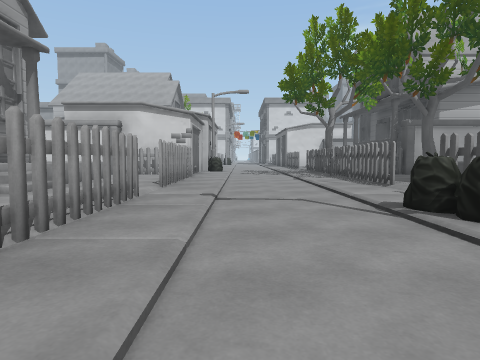
view 1 (above)

12 first-person views from a walk through a scene from a Unity 3-D project. The camera is 1.2 m above the floor, tilts 4° down and sees 75° across. The floor is counted in squares, 2 m on a side. Each view is taken from the middle of a square. On the plan, view 1 faces up. The plan holds only what a view shows up to about 9 squares ahead; the rest is blank. The place goes on beyond the plan. Some animated figures are not drawn.

view 2
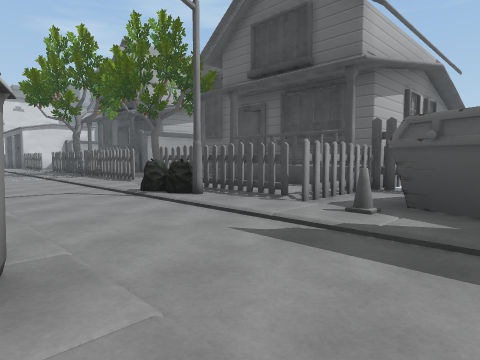

view 3
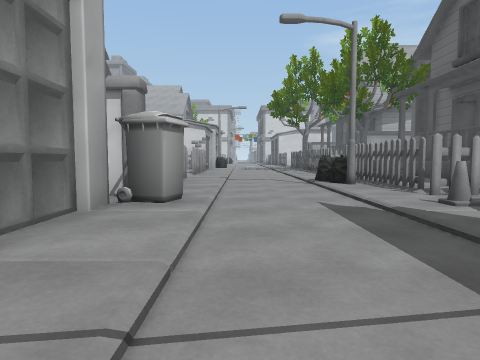

view 4
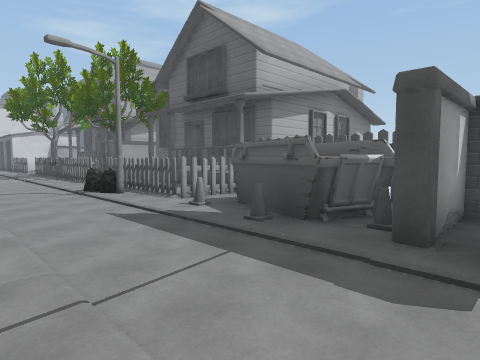

view 5
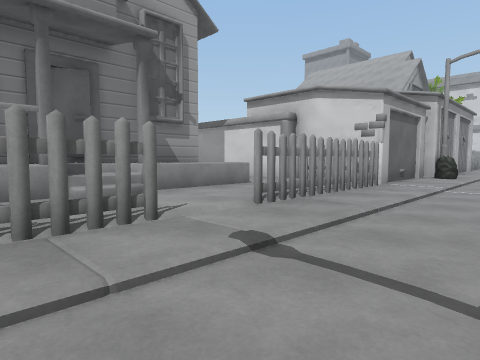

view 6
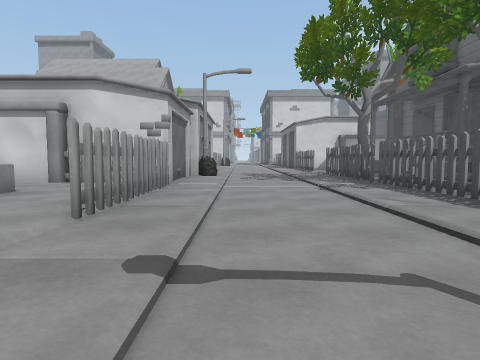

view 7
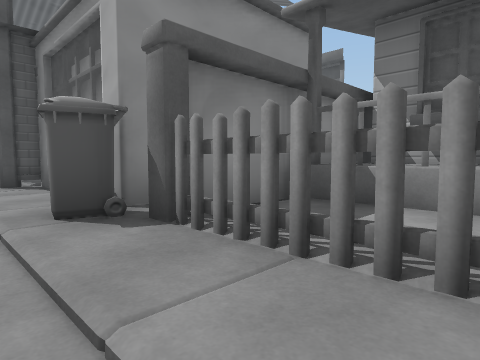

view 8
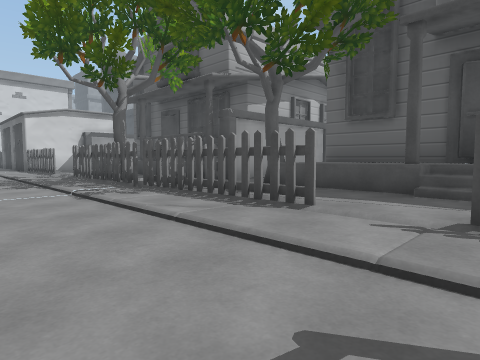

view 9
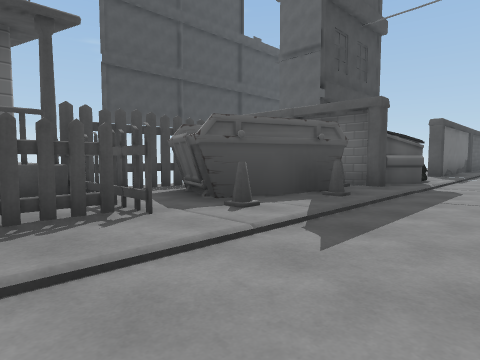

view 10
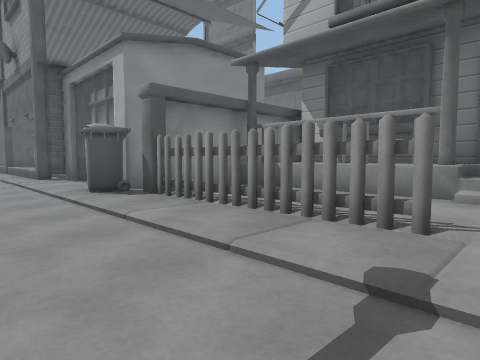

view 11
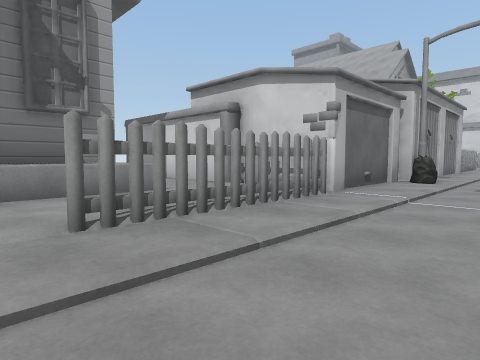

view 12
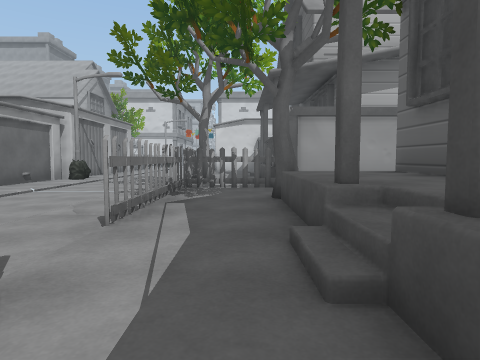

### Floor plan
Key: @ floor where view 1 was taken; # wall or solid block; x gap in a wall; . main floor; - floor 0.25 m lower than the main floor; : floor 0.75 m higher than the main floor; / step, stairs or slope; = window, fence, low wall or low ledge; ^ raised ledge; T tree; S streetlight; G garage; U dumpster; O other object.
Columns run from 7 left of view 1 to 7 right of it. Each row starts with its distance up from view 1.
 12   G  ##   #
 11   G  #.-- ##
 10 ##G###.--.#####
  9   ..###--.#..
  8    ...#--.#.T.
  7   #:..#--.#.=#
  6   #:..#--.#.=#
  5   #:#..--...=#
  4   ##..#--.#.##
  3   ##..x--##.=#
  2    #..#--S#.=#
  1    #.#.--.#.##
  0    ####@-.-##
 -1      #.--O###
 -2      #.--O###
 -3      #.--.^^#
 -4      ##--#O#
 -5      x/--UU
 -6         -UU
 -7         --
 -8         --
 -9          #

Where each view was taken, in squares from view 1:
view 1: 0 up, 0 right, facing up
view 2: 2 down, 1 left, facing up-right
view 3: 4 down, 0 right, facing up
view 4: 5 down, 1 left, facing up-right
view 5: 3 up, 1 right, facing up-left
view 6: 3 up, 0 right, facing up
view 7: 3 up, 0 right, facing down-left
view 8: 4 up, 0 right, facing up-right
view 9: 2 up, 0 right, facing down-right
view 10: 5 up, 1 right, facing down-left
view 11: 5 up, 1 right, facing up-left
view 12: 3 up, 4 right, facing up
